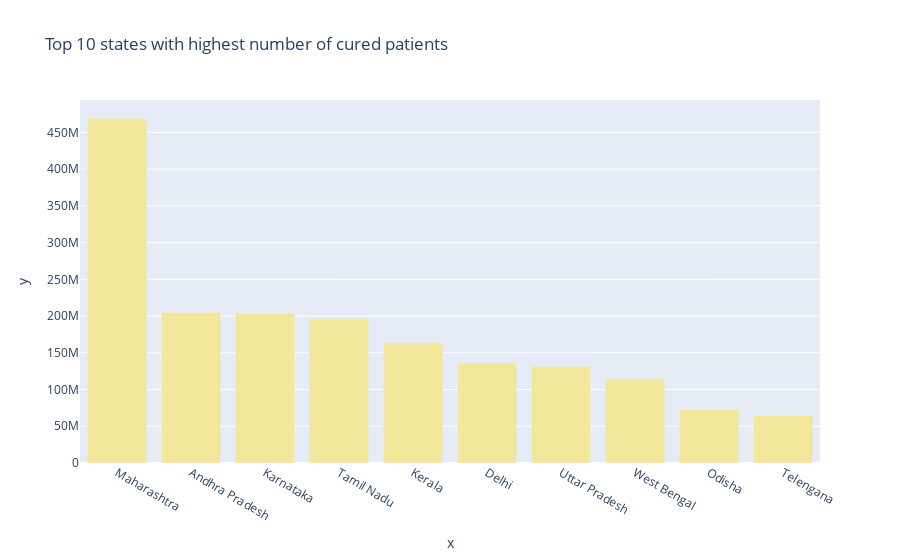

The notebook cell saved with this chart:
### Code cell
# Top 10 states with highest number of recovered people
px.bar(x=state_wise.nlargest(10, 'Cured')['State/UnionTerritory'],
      y= state_wise.nlargest(10, 'Cured')['Cured'],
       color_discrete_sequence = px.colors.sequential.Sunset,
      title = 'Top 10 states with highest number of cured patients')

### Figure 1 — Plotly figure (JSON) as saved in the notebook; plotly's stock layout.template omitted (floating-point values rounded to 4 significant figures)
{"data": [{"alignmentgroup": "True", "hovertemplate": "x=%{x}<br>y=%{y}<extra></extra>", "legendgroup": "", "marker": {"color": "rgb(243, 231, 155)"}, "name": "", "offsetgroup": "", "orientation": "v", "showlegend": false, "textposition": "auto", "type": "bar", "x": ["Maharashtra", "Andhra Pradesh", "Karnataka", "Tamil Nadu", "Kerala", "Delhi", "Uttar Pradesh", "West Bengal", "Odisha", "Telengana"], "xaxis": "x", "y": [469331843, 204556175, 203715103, 196346695, 163528065, 136002568, 131266076, 114783950, 73188741, 64666267], "yaxis": "y"}], "layout": {"barmode": "relative", "legend": {"tracegroupgap": 0}, "title": {"text": "Top 10 states with highest number of cured patients"}, "xaxis": {"anchor": "y", "domain": [0, 1], "title": {"text": "x"}}, "yaxis": {"anchor": "x", "domain": [0, 1], "title": {"text": "y"}}}}
